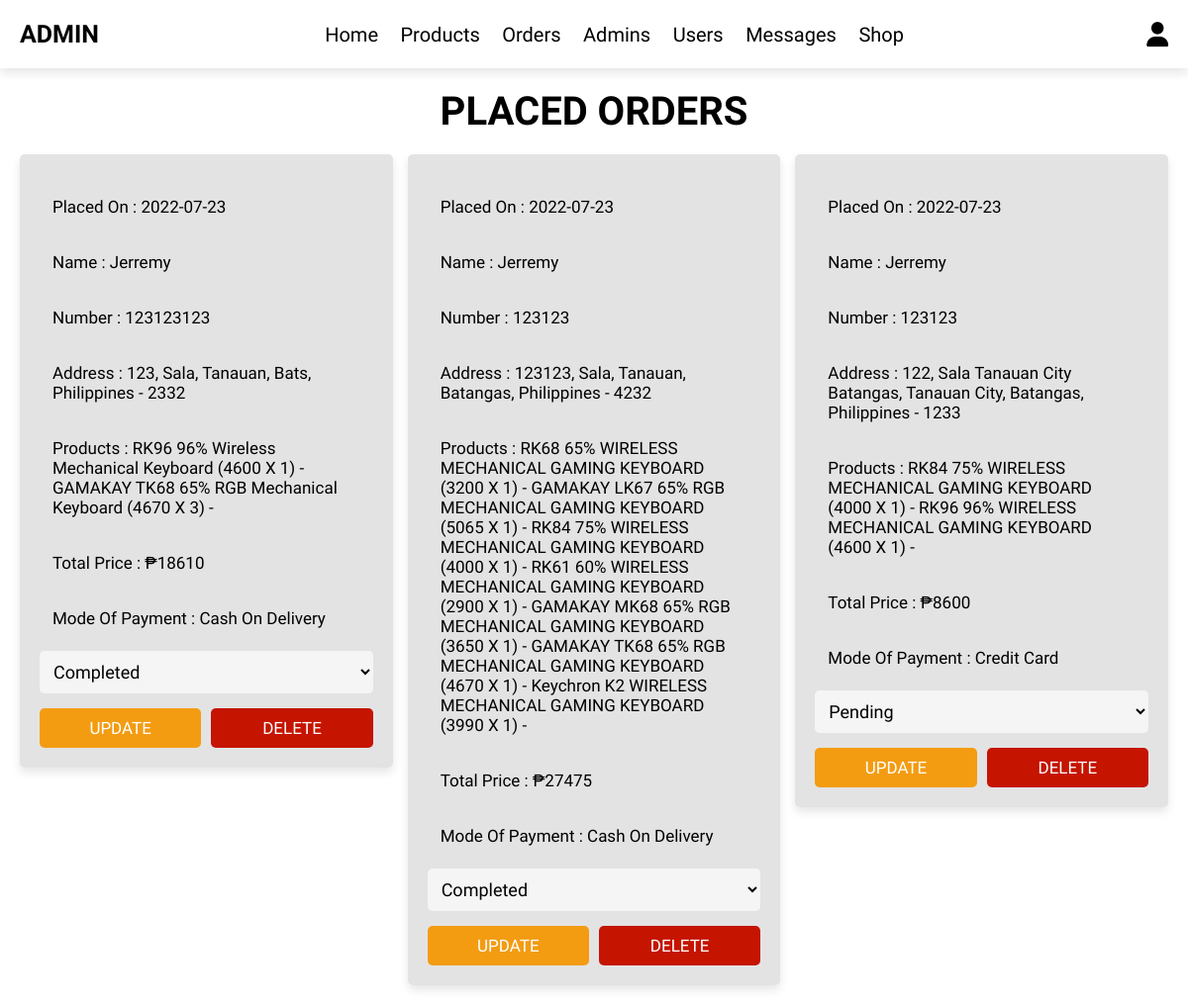
/admin/placed_orders.php (signed in), run on the app's committed database.
### tables this page shows
CREATE TABLE `orders` (
  `id` int(100) NOT NULL,
  `user_id` int(100) NOT NULL,
  `name` varchar(20) NOT NULL,
  `number` varchar(10) NOT NULL,
  `email` varchar(50) NOT NULL,
  `method` varchar(50) NOT NULL,
  `address` varchar(500) NOT NULL,
  `total_products` varchar(1000) NOT NULL,
  `total_price` int(100) NOT NULL,
  `placed_on` date NOT NULL DEFAULT current_timestamp(),
  `payment_status` varchar(20) NOT NULL DEFAULT 'pending'
);

### admin/placed_orders.php (the view, shortened to what this page needs)
<?php
include '../components/connect.php';
?>
<!DOCTYPE html>
<html lang="en">
<head>
   <link rel="stylesheet" href="https://cdnjs.cloudflare.com/ajax/libs/font-awesome/6.1.1/css/all.min.css">
   <link rel="stylesheet" href="../css/admin_style.css">
</head>
<body>
<?php include '../components/admin_header.php'; ?>
<section class="dashboard">
<h1 class="heading">Placed orders</h1>
<div class="box-container">
   <?php
      $select_orders = $conn->prepare("SELECT * FROM `orders`");
      $select_orders->execute();
      if($select_orders->rowCount() > 0){
         while($fetch_orders = $select_orders->fetch(PDO::FETCH_ASSOC)){
   ?>
   <div class="box">
      <p> Placed on : <span><?= $fetch_orders['placed_on']; ?></span> </p>
      <p> Name : <span><?= $fetch_orders['name']; ?></span> </p>
      <p> Number : <span><?= $fetch_orders['number']; ?></span> </p>
      <p> Address : <span><?= $fetch_orders['address']; ?></span> </p>
      <p> Products : <span><?= $fetch_orders['total_products']; ?></span> </p>
      <p> Total Price : <span>₱<?= $fetch_orders['total_price']; ?></span> </p>
      <p> Mode Of Payment : <span><?= $fetch_orders['method']; ?></span> </p>
      <form action="" method="post">
         <select name="payment_status" class="select">
            <option selected disabled><?= $fetch_orders['payment_status']; ?></option>
         </select>
        <div class="flex-btn">
         <input type="submit" value="update" class="option-btn" name="update_payment">
         <a href="placed_orders.php?delete=<?= $fetch_orders['id']; ?>" class="delete-btn" onclick="return confirm('delete this order?');">Delete</a>
        </div>
      </form>
   </div>
   <?php
         }
      }else{
         echo '<p class="empty">No orders placed yet!</p>';
      }
   ?>
</div>
</section>
</body>
</html>

### css/admin_style.css (style rules this page uses)
* { font-family: 'Finlandica', sans-serif; margin:0; padding:0; box-sizing: border-box; outline: none; border:none; text-decoration: none; text-transform: capitalize; }
html { font-size: 62.5%; overflow-x: hidden; }
body { background-color: #ffffff; }
section { padding:2rem; max-width: 1200px; margin:0 auto; }
.heading { font-size: 4rem; color:rgb(0, 0, 0); margin-bottom: 2rem; text-align: center; text-transform: uppercase; }
.btn, .delete-btn, .option-btn { display: block; width: 100%; margin-top: 1rem; border-radius: .5rem; padding:1rem 3rem; font-size: 1.7rem; text-transform: uppercase; color:#fff; cursor: pointer; text-align: center; }
.option-btn { background-color: #f39c12; }
.delete-btn { background-color:#c51400; }
.flex-btn { display: flex; gap:1rem; }
.dashboard .box-container { display: grid; grid-template-columns: repeat(auto-fit, minmax(33rem, 1fr)); gap:1.5rem; justify-content: center; align-items: flex-start; }
.dashboard .box-container .box { padding:2rem; box-shadow:0 .5rem 1rem rgba(0,0,0,.1); border-radius: .5rem; background-color:rgba(212, 212, 212, 0.637); }
.dashboard .box-container .box p { padding:1.3rem; border-radius: .5rem; background-color:#ffffff00; font-size: 1.7rem; color:rgb(0, 0, 0); margin:1rem 0; text-transform: capitalize; }
.dashboard .box-container .select { margin-bottom: .5rem; width: 100%; background-color:#f5f5f5; padding:1rem; font-size: 1.8rem; color:rgb(0, 0, 0); border-radius: .5rem; }

### data on the page
orders: placed_on "2022-07-23", name "Jerremy", number "123123123", address "123, Sala, Tanauan, Bats, Philippines - 2332", total_products "RK96 96% Wireless Mechanical Keyboard (4600 X 1) - GAMAKAY TK68 65% RGB Mechanical Keyboard (4670 X 3) -", total_price "18610", method "Cash On Delivery", payment_status "completed"
orders: placed_on "2022-07-23", name "Jerremy", number "123123", address "123123, Sala, Tanauan, Batangas, Philippines - 4232", total_products "RK68 65% WIRELESS MECHANICAL GAMING KEYBOARD (3200 X 1) - GAMAKAY LK67 65% RGB MECHANICAL GAMING KEYBOARD (5065 X 1) - RK84 75% WIRELESS MECHANICAL GAMING KEYBOARD (4000 X 1) - RK61 60% WIRELESS MECHANICAL GAMING KEYBOARD (2900 X 1) - GAMAKAY MK68 65% RGB MECHANICAL GAMING KEYBOARD (3650 X 1) - GAMAKAY TK68 65% RGB MECHANICAL GAMING KEYBOARD (4670 X 1) - Keychron K2 WIRELESS MECHANICAL GAMING KEYBOARD (3990 X 1) -", total_price "27475", method "Cash On Delivery", payment_status "completed"
orders: placed_on "2022-07-23", name "Jerremy", number "123123", address "122, Sala Tanauan City Batangas, Tanauan City, Batangas, Philippines - 1233", total_products "RK84 75% WIRELESS MECHANICAL GAMING KEYBOARD (4000 X 1) - RK96 96% WIRELESS MECHANICAL GAMING KEYBOARD (4600 X 1) -", total_price "8600", method "Credit Card", payment_status "pending"
